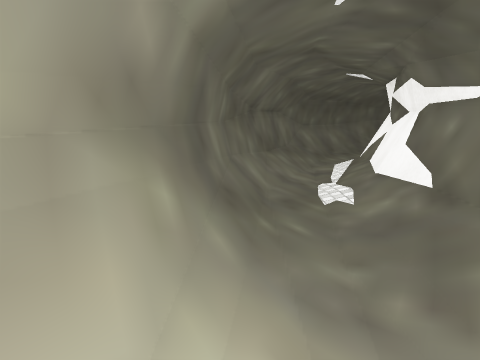
View 1 (above)

12 first-person views from a walk through a scene from a Unity 3-D project. The camera is 1.4 m above the floor, tilts 10° down and sees 70° across. The floor is counted in squares, 1 m on a side. Each view is taken from the middle of a square. On the plan, view 1 faces up. The plan holds only what a view shows up to about 15 squares ahead; the rest is blank. The place goes on beyond the plan. Some surface patterns are stand-ins.

View 2
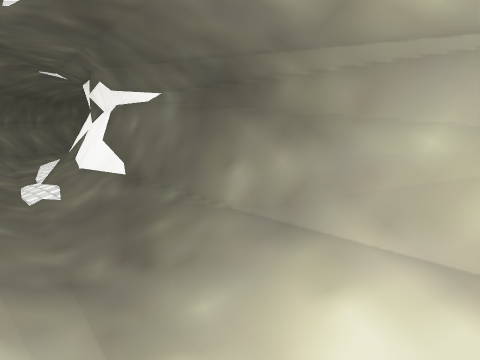

View 3
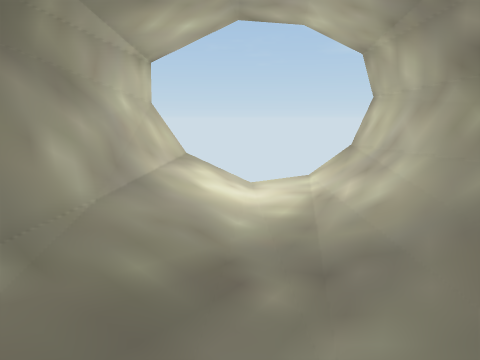

View 4
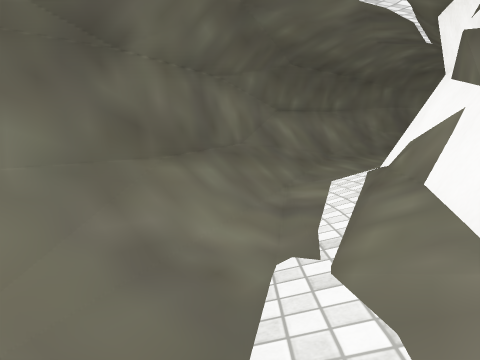

View 5
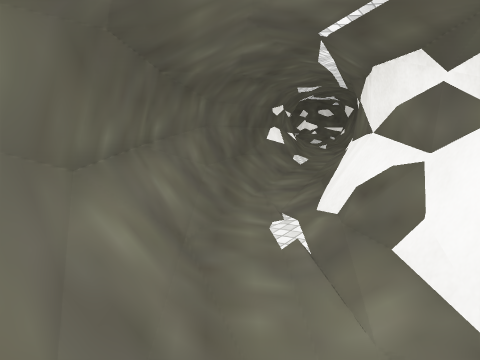

View 6
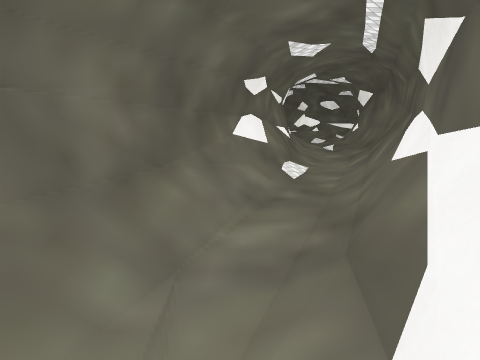

View 7
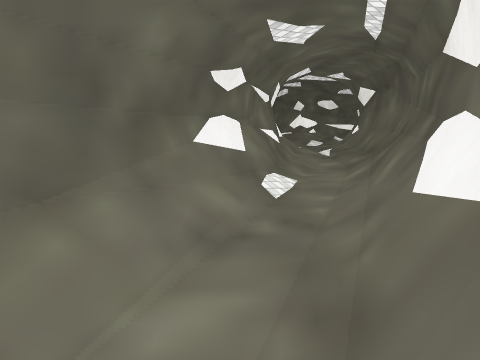

View 8
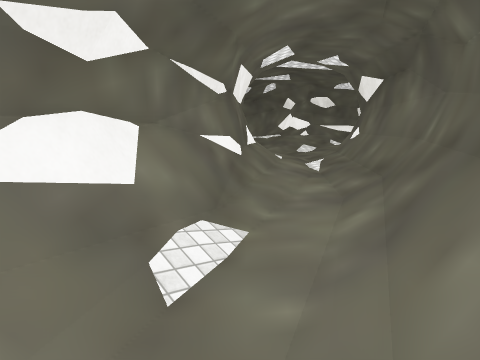

View 9
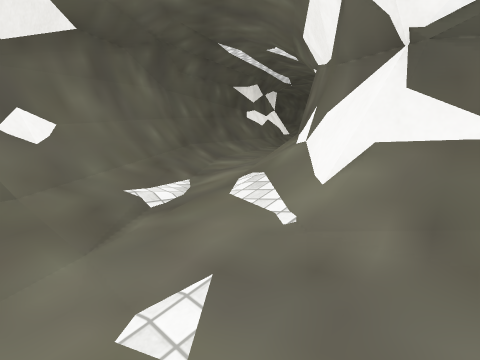

View 10
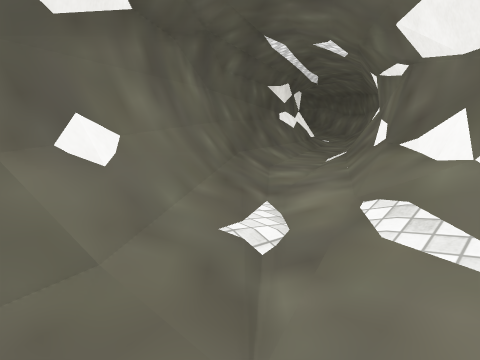

View 11
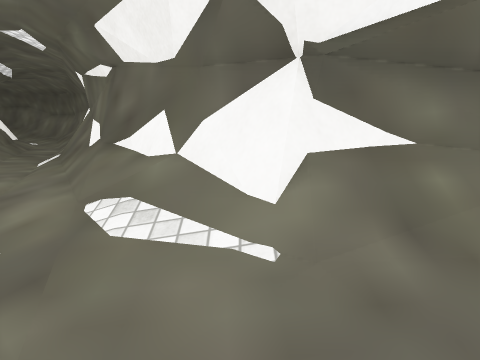

View 12
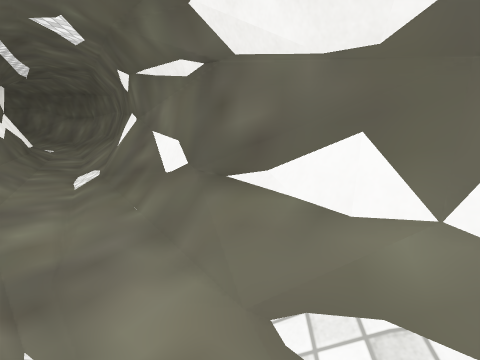

### Floor plan
Key: @ floor where view 1 was taken; # wall or solid block; . main floor; : floor 0.25 m higher than the main floor; - floor 0.25 m lower than the main floor; / step, stairs or slope; = window, fence, low wall or low ledge; O other object.
Columns run from 1 left of view 1 to 27 right of it. Each row starts with its distance up from view 1.
 32                         #// -
 31                         #//.
 30                        ##/:..
 29                       ##//:./
 28                      ##/////#
 27                    ###/:./=##
 26                  ###//:./###
 25                ####//./O###
 24             ####=/.../=##
 23           ###O//.../=###
 22         ###O//..//=###
 21        ##O//..//####
 20       ##O/-./=###
 19      ##//.//###
 18     ##/../###
 17     #=../##
 16    ##/./##
 15   ##O./##
 14   #//.=#
 13   #/./##
 12  ##/./#
 11  ##/./#
 10  #///##
  9  #/./##
  8  #/./#
  7  #/./#
  6  #/./#
  5 ##/./#
  4 ##/./#
  3 #=/./#
  2 #=../#
  1 #/../#
  0 #@.//#
 -1 #/.//#
 -2 #    #

Positions as (right, up) in squares from view 1, and headings:
1: (0, 0), facing up
2: (0, -1), facing up-right
3: (2, 6), facing down
4: (2, 7), facing up
5: (2, 14), facing up-right
6: (8, 18), facing up-right
7: (10, 19), facing up-right
8: (14, 21), facing up-right
9: (27, 32), facing down-left
10: (27, 30), facing down-left
11: (27, 30), facing left
12: (25, 28), facing left
